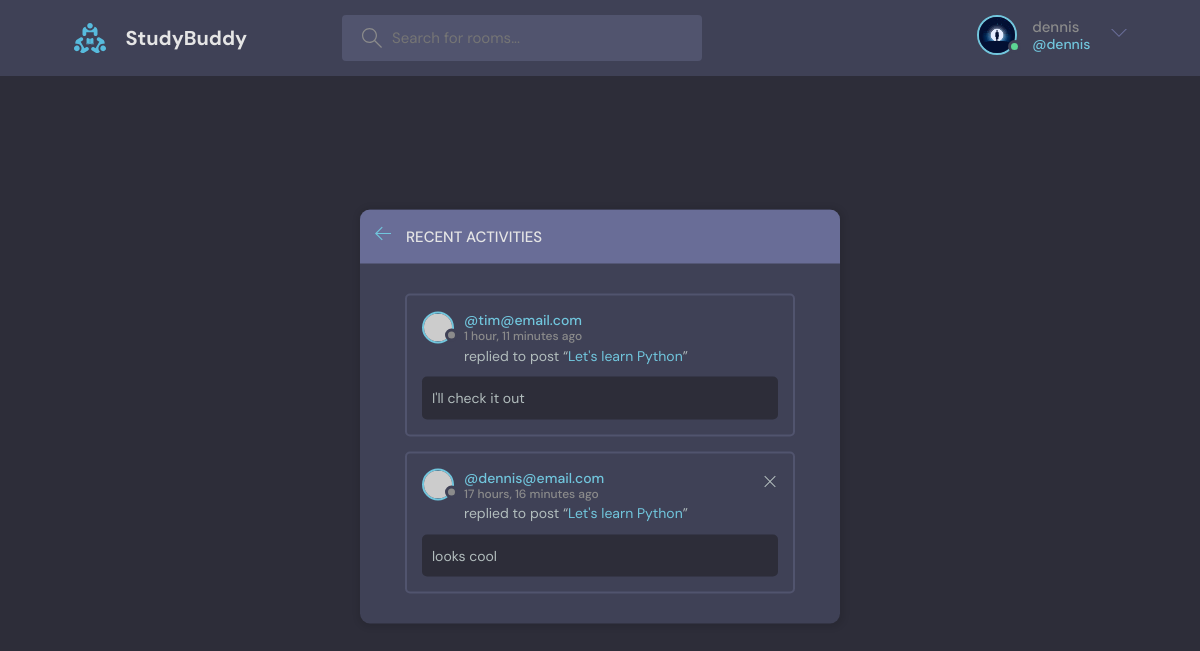
/activities/ (signed in), run on the app's committed database.
### base/models.py (models this page shows, shortened)
class User(AbstractUser):
    name = models.CharField(max_length=200, null=True)
    email = models.EmailField(unique=True, null=True)
    bio = models.TextField(null=True)
    avatar = models.ImageField(null=True, default="avatar.svg")
    USERNAME_FIELD = 'email'
    REQUIRED_FIELDS = []

class Message(models.Model):
    user = models.ForeignKey(User, on_delete=models.CASCADE)
    Room = models.ForeignKey(Room, on_delete=models.CASCADE)
    body = models.TextField()
    created_at = models.DateTimeField(auto_now_add=True)
    updated_at = models.DateTimeField(auto_now=True)
    class Meta:
        ordering = ['-updated_at', '-created_at']

class Room(models.Model):
    hosts = models.ForeignKey(User, on_delete=models.SET_NULL, null=True)
    topic = models.ForeignKey(Topic, on_delete=models.SET_NULL, null=True)
    name = models.CharField(max_length=100)
    description = models.TextField(null=True, blank=True)
    participants = models.ManyToManyField(User, related_name='participants', blank=True)
    created_at = models.DateTimeField(auto_now_add=True)
    updated_at = models.DateTimeField(auto_now=True)
    class Meta:
        ordering = ['-updated_at', '-created_at']
    def __str__(self):
        return self.name

### base/views.py (the view)
# urls.py: path('activities/', views.activities_page, name='activities'),
def activities_page(request):
    room_messages = Message.objects.all()
    context = {'room_messages': room_messages}
    return render(request, 'base/activity.html', context)

### base/templates/base/activity.html
{% extends 'main.html' %}
{% block content %}
<main class="layout">
  <div class="container">
    <div class="layout__box">
      <div class="layout__boxHeader">
        <div class="layout__boxTitle">
          <a href="{% url 'home' %}">
            <svg version="1.1" xmlns="http://www.w3.org/2000/svg" width="32" height="32" viewBox="0 0 32 32">
              <title>arrow-left</title>
              <path
                d="M13.723 2.286l-13.723 13.714 13.719 13.714 1.616-1.611-10.96-10.96h27.625v-2.286h-27.625l10.965-10.965-1.616-1.607z"
              ></path>
            </svg>
          </a>
          <h3>Recent Activities</h3>
        </div>
      </div>
      <div class="activities-page layout__body">
        {% for message in room_messages %}
        <div class="activities__box">
          <div class="activities__boxHeader roomListRoom__header">
            <a href="{% url 'user-profile' message.user.id %}" class="roomListRoom__author">
              <div class="avatar avatar--small">
                <img src="https://randomuser.me/api/portraits/women/11.jpg" />
              </div>
              <p>
                @{{message.user}}
                <span>{{message.created_at|timesince}} ago</span>
              </p>
            </a>
              {% if request.user == message.user %}
            <div class="roomListRoom__actions">
              <a href="{% url 'delete-message' message.id %}">
                <svg version="1.1" xmlns="http://www.w3.org/2000/svg" width="32" height="32" viewBox="0 0 32 32">
                  <title>remove</title>
                  <path
                    d="M27.314 6.019l-1.333-1.333-9.98 9.981-9.981-9.981-1.333 1.333 9.981 9.981-9.981 9.98 1.333 1.333 9.981-9.98 9.98 9.98 1.333-1.333-9.98-9.98 9.98-9.981z"
                  ></path>
                </svg>
              </a>
            </div>
              {% endif %}
          </div>
          <div class="activities__boxContent">
            <p>replied to post “<a href="{% url 'rooms' message.Room.id %}">{{message.Room}}</a>”</p>
            <div class="activities__boxRoomContent">
              {{message.body}}
            </div>
          </div>
        </div>
        {% endfor %}
      </div>
    </div>
  </div>
</main>
{% endblock content %}

### templates/navbar.html (shortened to what this page needs)
{% load static %}
<header class="header header--loggedIn">
      <div class="container">
        <a href="{% url 'home' %}" class="header__logo">
          <img src="{% static 'images/logo.svg' %}" />
          <h1>StudyBuddy</h1>
        </a>
        <form class="header__search" method="GET" action="{% url 'home' %}">
          <label>
            <input name="q" placeholder="Search for rooms..." />
          </label>
        </form>
        <nav class="header__menu">
          {% if request.user.is_authenticated %}
          <div class="header__user">
            <a href="{% url 'update-user' %}">
              <div class="avatar avatar--medium active">
                <img src="{{request.user.avatar.url}}" />
              </div>
              <p>{{ request.user.username }} <span>@{{ request.user.username }}</span></p>
            </a>
            <button class="dropdown-button">
              <svg version="1.1" xmlns="http://www.w3.org/2000/svg" width="32" height="32" viewBox="0 0 32 32">
                <title>chevron-down</title>
                <path d="M16 21l-13-13h-3l16 16 16-16h-3l-13 13z"></path>
              </svg>
            </button>
          </div>
          {% else %}
          <a href="{% url 'login' %}">
            <img src="{% static 'images/avatar.svg' %}" />
            <p>Login</p>
          </a>
          {% endif %}
        </nav>
      </div>
    </header>

### data on the page
User: user.avatar (picture), user.username "dennis"
Message: user "tim@email.com", created_at "1 hour, 11 minutes", Room "Let's learn Python", body "I'll check it out"
Message: user "dennis@email.com", created_at "17 hours, 16 minutes", Room "Let's learn Python", body "looks cool"
